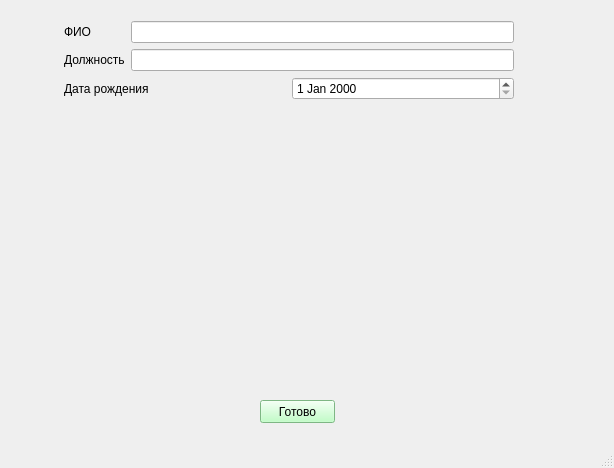
<?xml version="1.0" encoding="UTF-8"?>
<ui version="4.0">
 <class>MainWindow</class>
 <widget class="QMainWindow" name="MainWindow">
  <property name="geometry">
   <rect>
    <x>0</x>
    <y>0</y>
    <width>614</width>
    <height>468</height>
   </rect>
  </property>
  <property name="windowTitle">
   <string>MainWindow</string>
  </property>
  <widget class="QWidget" name="centralwidget">
   <widget class="QWidget" name="layoutWidget">
    <property name="geometry">
     <rect>
      <x>64</x>
      <y>21</y>
      <width>450</width>
      <height>259</height>
     </rect>
    </property>
    <layout class="QGridLayout" name="gridLayout_3">
     <item row="0" column="0" rowspan="2">
      <layout class="QVBoxLayout" name="verticalLayout"/>
     </item>
     <item row="1" column="1">
      <layout class="QGridLayout" name="gridLayout_2">
       <item row="0" column="0">
        <widget class="QLabel" name="label_birthday">
         <property name="styleSheet">
          <string notr="true"/>
         </property>
         <property name="text">
          <string>Дата рождения</string>
         </property>
        </widget>
       </item>
       <item row="2" column="0" colspan="2">
        <layout class="QHBoxLayout" name="horizontalLayout"/>
       </item>
       <item row="0" column="1">
        <widget class="QDateEdit" name="dateEdit">
         <property name="styleSheet">
          <string notr="true"/>
         </property>
        </widget>
       </item>
       <item row="1" column="0">
        <widget class="QLabel" name="label_phone">
         <property name="styleSheet">
          <string notr="true">font: 10pt &quot;xos4 Terminus&quot;;
color:rgb(104, 0, 130)</string>
         </property>
         <property name="text">
          <string/>
         </property>
        </widget>
       </item>
      </layout>
     </item>
     <item row="0" column="1">
      <layout class="QGridLayout" name="gridLayout">
       <property name="verticalSpacing">
        <number>6</number>
       </property>
       <item row="1" column="1">
        <widget class="QLineEdit" name="lineEdit_dolzhnost"/>
       </item>
       <item row="0" column="1">
        <widget class="QLineEdit" name="lineEdit_fio">
         <property name="text">
          <string/>
         </property>
        </widget>
       </item>
       <item row="1" column="0">
        <widget class="QLabel" name="label_dolzhnost">
         <property name="styleSheet">
          <string notr="true"/>
         </property>
         <property name="text">
          <string>Должность</string>
         </property>
        </widget>
       </item>
       <item row="0" column="0">
        <widget class="QLabel" name="label_fio">
         <property name="styleSheet">
          <string notr="true"/>
         </property>
         <property name="text">
          <string>ФИО</string>
         </property>
        </widget>
       </item>
      </layout>
     </item>
    </layout>
   </widget>
   <widget class="QPushButton" name="pushButton">
    <property name="geometry">
     <rect>
      <x>260</x>
      <y>400</y>
      <width>75</width>
      <height>23</height>
     </rect>
    </property>
    <property name="styleSheet">
     <string notr="true">background:rgb(176, 255, 185)</string>
    </property>
    <property name="text">
     <string>Готово</string>
    </property>
   </widget>
  </widget>
  <widget class="QMenuBar" name="menubar">
   <property name="geometry">
    <rect>
     <x>0</x>
     <y>0</y>
     <width>614</width>
     <height>20</height>
    </rect>
   </property>
  </widget>
  <widget class="QStatusBar" name="statusbar"/>
 </widget>
 <resources/>
 <connections/>
</ui>
